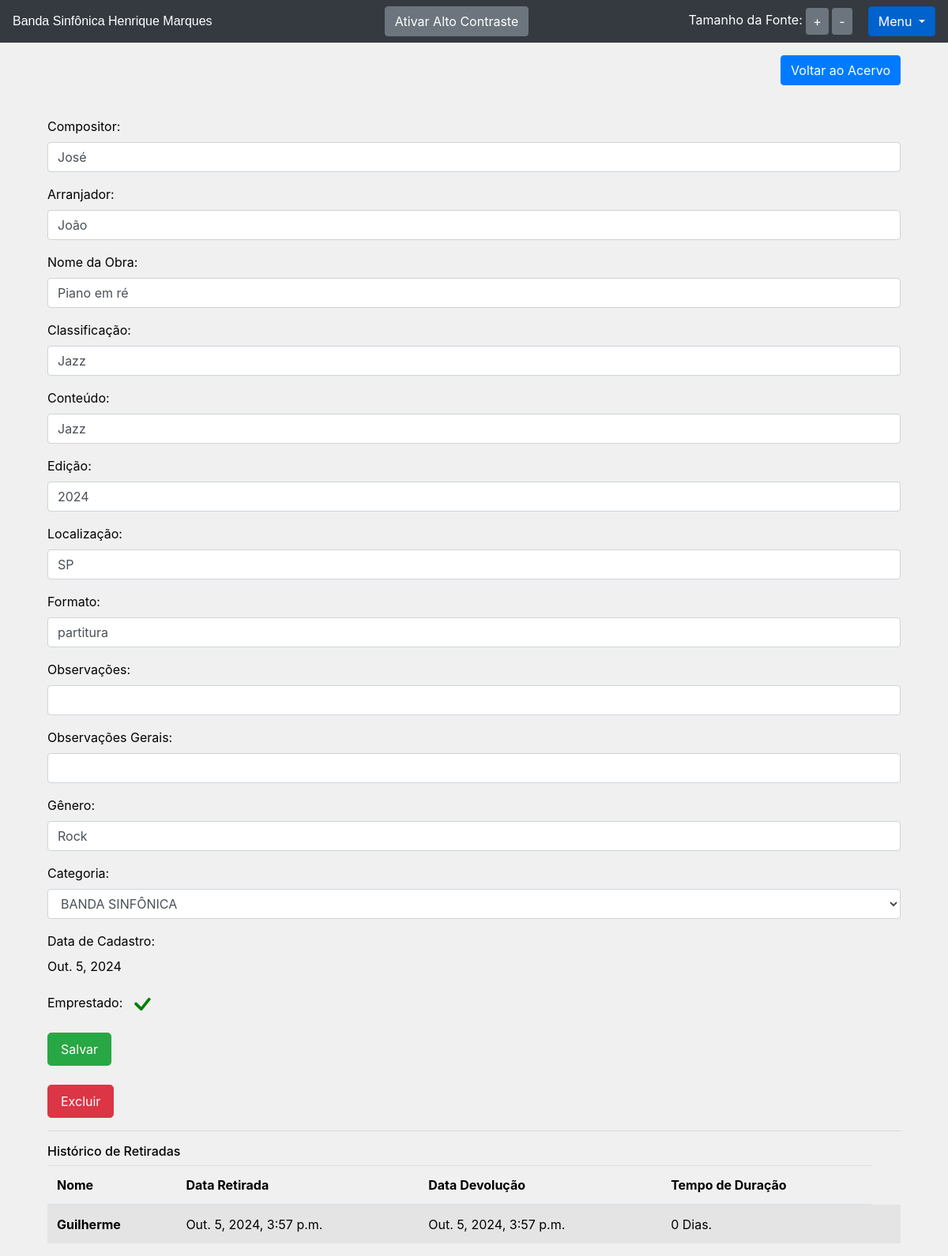
Screenshot of /livro/ver_livro/3 (signed in) with the database file from the repository.
### livro/models.py (models this page shows, shortened)
class Livros(models.Model):
    nome = models.CharField(max_length = 100, blank = True)
    autor = models.CharField(max_length = 30, blank = True)
    co_autor = models.CharField(max_length = 30, blank = True)
    data_cadastro = models.DateField(default = date.today)
    emprestado = models.BooleanField(default = False)
    categoria = models.ForeignKey(Categoria, on_delete=models.DO_NOTHING)
    usuario = models.ForeignKey(Usuario, on_delete=models.DO_NOTHING)
    localizacao = models.CharField(max_length = 100, verbose_name='Localização')
    exemplares_disponiveis = models.CharField(max_length = 100, blank = True)
    compositor = models.CharField(max_length = 100, blank = True, verbose_name='Compositor')
    arranjador = models.CharField(max_length = 100, blank = True, verbose_name='Arranjador')
    obra = models.CharField(max_length = 100, verbose_name='Obra')
    classificacao = models.CharField(max_length = 100, verbose_name='Classificação')
    conteudo = models.CharField(max_length = 100, verbose_name='Conteúdo')
    edicao = models.CharField(max_length = 100, verbose_name='Edição')
    observacao = models.CharField(max_length = 200, blank = True, verbose_name='Observação')
    formato = models.CharField(max_length = 100, verbose_name='Formato')
    observacoes_gerais = models.CharField(max_length = 200, blank = True, verbose_name='Observações gerais')
    genero = models.CharField(max_length=50, blank=True, verbose_name='Gênero')
    class Meta:
        verbose_name = 'Partitura'

class Categoria(models.Model):
    nome = models.CharField(max_length=30)
    descricao = models.TextField()
    usuario = models.ForeignKey(Usuario, on_delete=models.DO_NOTHING)
    def __str__(self) -> str:
        return self.nome

class Emprestimos(models.Model):
    choices = (
        ('P', 'Péssimo'),
        ('R', 'Ruim'),
        ('B', 'Bom'),
        ('O', 'Ótimo')
    )
    nome_emprestado = models.ForeignKey(Usuario, on_delete=models.DO_NOTHING, blank = True, null = True)
    nome_emprestado_anonimo = models.CharField(max_length = 30, blank = True, null = True)
    data_emprestimo = models.DateTimeField(default=datetime.datetime.now)
    data_devolucao = models.DateTimeField(blank = True, null = True)
    livro = models.ForeignKey(Livros, on_delete=models.DO_NOTHING)
    avaliacao = models.CharField(max_length=1, choices=choices, null=True, blank=True)

### usuarios/models.py (models this page shows, shortened)
class Usuario(models.Model):
    nome = models.CharField(max_length=30)
    email = models.EmailField(unique=True)
    senha = models.CharField(max_length=64)
    ativo = models.BooleanField(default=False)
    def __str__(self) -> str:
        return self.nome

### livro/views.py (the view)
# urls.py: path('ver_livro/<int:id>', views.ver_livros, name = 'ver_livros' ),
def ver_livros(request, id):
    if request.session.get('usuario'):
        livro = Livros.objects.get(id = id)
        if request.session.get('usuario') == livro.usuario.id:
            usuario = Usuario.objects.get(id = request.session['usuario'])
            categoria_livro = Categoria.objects.filter(usuario = request.session.get('usuario'))
            emprestimos = Emprestimos.objects.filter(livro = livro)
            form = CadastroLivro()
            form.fields['usuario'].initial = request.session['usuario']
            form.fields['categoria'].queryset = Categoria.objects.filter(usuario = usuario)
            form_categoria = CategoriaLivro()
            usuarios = Usuario.objects.all()
            livros_emprestar = Livros.objects.filter(usuario = usuario).filter(emprestado = False)
            livros_emprestados = Livros.objects.filter(usuario = usuario).filter(emprestado = True)
            return render(request, 'ver_livro.html', {'livro': livro,
                                                      'categoria_livro': categoria_livro,
                                                      'emprestimos': emprestimos,
                                                      'usuario_logado': request.session.get('usuario'),
                                                      'form': form,
                                                      'id_livro': id,
                                                      'form_categoria': form_categoria,
                                                      'usuarios': usuarios,
                                                      'livros_emprestar': livros_emprestar,
                                                      'livros_emprestados': livros_emprestados})
        else:
            return HttpResponse('Esse livro não é seu')
    return redirect('/auth/login/?status=2')

### livro/forms.py
class CadastroLivro(forms.ModelForm):
    class Meta:
        model = Livros
        fields = ['categoria','compositor', 'arranjador', 'obra', 'classificacao', 'conteudo', 'edicao', 'edicao', 'observacao', 'data_cadastro', 'emprestado', 'localizacao', 'categoria', 'formato', 'usuario', 'observacoes_gerais', 'genero']
    def __init__(self, *args, **kwargs):
        super().__init__(*args, **kwargs)
        self.fields['usuario'].widget = forms.HiddenInput()

class CategoriaLivro(forms.Form):
    nome = forms.CharField(max_length=30)
    descricao = forms.CharField(max_length=60)
    def __init__(self, *args, **kwargs):
        super().__init__(*args, **kwargs)
        self.fields['descricao'].widget = forms.Textarea()

### livro/templatetags/filtros.py (called while the page is built)
@register.filter
def mostra_duracao(value1, value2):
    if all((isinstance(value1, datetime), isinstance(value2, datetime))):
        dias = (value1 - value2).days
        texto = 'Dias'
        if dias == 1:
            texto = 'Dia'
        return f"{dias} {texto}."
    return "Ainda não foi devolvido."

### livro/templates/ver_livro.html (shortened to what this page needs)
{% extends 'base.html' %}
{% load filtros %}
{% block 'body_extra' %}
<div class="container">
  <div class="container">
    <div class="d-flex justify-content-end mt-3">
      <a href="{% url 'home' %}" class="btn btn-primary mb-3">Voltar ao Acervo</a>
    </div>
  <br>
  <form action="{% url 'alterar_livro' %}" method="POST">
    <div class="form-group">
      <label for="compositor">Compositor:</label>
      <input id="compositor" class="form-control" type="text" value="{{livro.compositor}}" name="compositor" aria-label="Compositor">
    </div>
    <div class="form-group">
      <label for="arranjador">Arranjador:</label>
      <input id="arranjador" class="form-control" type="text" value="{{livro.arranjador}}" name="arranjador" aria-label="Arranjador">
    </div>
    <div class="form-group">
      <label for="obra">Nome da Obra:</label>
      <input id="obra" class="form-control" type="text" value="{{livro.obra}}" name="obra" aria-label="Nome da obra">
    </div>
    <div class="form-group">
      <label for="classificacao">Classificação:</label>
      <input id="classificacao" class="form-control" type="text" value="{{livro.classificacao}}" name="classificacao" aria-label="Classificação">
    </div>
    <div class="form-group">
      <label for="conteudo">Conteúdo:</label>
      <input id="conteudo" class="form-control" type="text" value="{{livro.conteudo}}" name="conteudo" aria-label="Conteúdo">
    </div>
    <div class="form-group">
      <label for="edicao">Edição:</label>
      <input id="edicao" class="form-control" type="text" value="{{livro.edicao}}" name="edicao" aria-label="Edição">
    </div>
    <div class="form-group">
      <label for="localizacao">Localização:</label>
      <input id="localizacao" class="form-control" type="text" value="{{livro.localizacao}}" name="localizacao" aria-label="Localização">
    </div>
    <div class="form-group">
      <label for="formato">Formato:</label>
      <input id="formato" class="form-control" type="text" value="{{livro.formato}}" name="formato" aria-label="Formato">
    </div>
    <div class="form-group">
      <label for="observacao">Observações:</label>
      <input id="observacao" class="form-control" type="text" value="{{livro.observacao}}" name="observacao" aria-label="Observações">
    </div>
    <div class="form-group">
      <label for="observacoes_gerais">Observações Gerais:</label>
      <input id="observacoes_gerais" class="form-control" type="text" value="{{livro.observacoes_gerais}}" name="observacoes_gerais" aria-label="Observações gerais">
    </div>
    <div class="form-group">
      <label for="genero">Gênero:</label>
      <input id="genero" class="form-control" type="text" value="{{livro.genero}}" name="genero" aria-label="Gênero">
    </div>
    <div class="form-group">
      <label for="categoria_id">Categoria:</label>
      <select id="categoria_id" class="form-control" name="categoria_id" aria-label="Categoria">
        {% for i in categoria_livro %}
          <option value="{{i.id}}" {% if livro.categoria.nome == i.nome %}selected{% endif %}>{{i}}</option>
        {% endfor %}
      </select>
    </div>
    <div class="form-group">
      <label>Data de Cadastro:</label>
      <p>{{livro.data_cadastro}}</p>
    </div>
    <div class="form-group">
      <label>Emprestado:</label>
      {% if livro.emprestado %}
        <svg style="color: green" xmlns="http://www.w3.org/2000/svg" width="40" height="40" fill="currentColor" class="bi bi-check" viewBox="0 0 16 16">
          <path d="M10.97 4.97a.75.75 0 0 1 1.07 1.05l-3.99 4.99a.75.75 0 0 1-1.08.02L4.324 8.384a.75.75 0 1 1 1.06-1.06l2.094 2.093 3.473-4.425a.267.267 0 0 1 .02-.022z"/>
        </svg>
      {% endif %}
    </div>
    <button type="submit" class="btn btn-success btn-lg">Salvar</button>
  </form>
  <br>
  <button type="button" class="btn btn-danger btn-lg" data-toggle="modal" data-target="#exampleModal2">
    Excluir
  </button>
  <hr>
  <h2>Histórico de Retiradas</h2>
  <table class="table table-striped" role="grid" aria-label="Histórico de Retiradas">
    <thead>
      <tr>
        <th scope="col">Nome</th>
        <th scope="col">Data Retirada</th>
        <th scope="col">Data Devolução</th>
        <th scope="col">Tempo de Duração</th>
      </tr>
    </thead>
    <tbody>
      {% for i in emprestimos %}
          <tr class="livro">
            {% if i.nome_emprestado_anonimo == None %}
              <th scope="row" tabindex="0">
                {{ i.nome_emprestado }}</th>
            {% else %}
            <th scope="row" tabindex="0">
                {{ i.nome_emprestado_anonimo }}</th>
            {% endif %}
            <td tabindex="0">{{ i.data_emprestimo }}</td>
            <td tabindex="0">{{ i.data_devolucao }}</td>
            <td tabindex="0">{{ i.data_devolucao|mostra_duracao:i.data_emprestimo }}</td>
            <td>
              </td>
            </tr>
          {% endfor %}
    </tbody>
  </table>
</div>
{% endblock %}

### templates/base.html (style rules this page uses)
body { background-size: cover; background-position: center; background-repeat: no-repeat; background-attachment: fixed; background-color: #f0f0f0; color:#040100 }
.table.table-striped { color:#040100 }

### rows the page displays
Livros: compositor "José", arranjador "João", obra "Piano em ré", classificacao "Jazz", conteudo "Jazz", edicao "2024", localizacao "SP", formato "partitura", genero "Rock", categoria_id "BANDA SINFÔNICA", data_cadastro "Out. 5, 2024"
Emprestimos: nome_emprestado "Guilherme", data_emprestimo "Out. 5, 2024, 3:57 p.m.", data_devolucao "Out. 5, 2024, 3:57 p.m.", data_devolucao|mostra_duracao "0 Dias."
